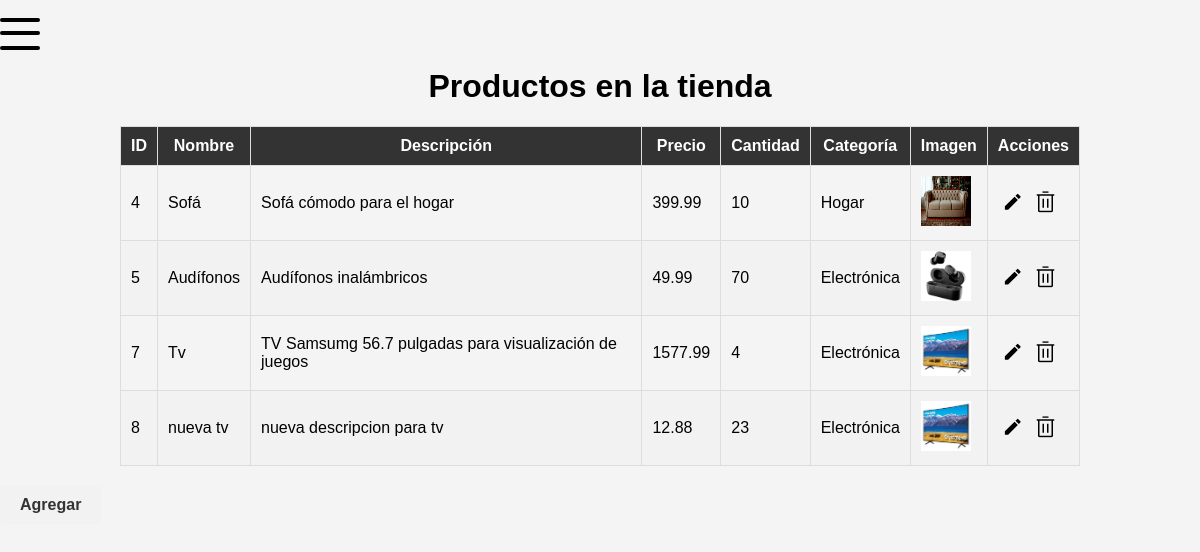
Screenshot of /pages/products.php with the database file from the repository.
### tables this page shows
CREATE TABLE `productos` (
  `producto_id` int NOT NULL AUTO_INCREMENT,
  `nombre` varchar(100) NOT NULL,
  `descripcion` varchar(255) DEFAULT NULL,
  `precio` decimal(10,2) NOT NULL,
  `cantidad_disponible` int NOT NULL,
  `categoria_id` int DEFAULT NULL,
  `imagen` varchar(255) DEFAULT NULL,
  PRIMARY KEY (`producto_id`),
  KEY `categoria_id` (`categoria_id`),
  CONSTRAINT `productos_ibfk_1` FOREIGN KEY (`categoria_id`) REFERENCES `categorias` (`categoria_id`)
);

CREATE TABLE `categorias` (
  `categoria_id` int NOT NULL AUTO_INCREMENT,
  `nombre_categoria` varchar(100) NOT NULL,
  PRIMARY KEY (`categoria_id`)
);

### pages/products.php (the view, shortened to what this page needs)
<?php
include '../config/db_config.php';
?>
<!DOCTYPE html>
<html lang="en">
<head>
    <link rel="stylesheet" href="../css/productos.css">
    <link rel="stylesheet" href="../css/index.css">
</head>
<body>
    <br>
    <label for="burger" class="burger">
        <span></span>
        <span></span>
        <span></span>
    </label>
    <h1>Productos en la tienda</h1>
    <table>
    <thead>
        <tr>
            <th>ID</th>
            <th>Nombre</th>
            <th>Descripción</th>
            <th>Precio</th>
            <th>Cantidad</th>
            <th>Categoría</th>
            <th>Imagen</th>
            <th>Acciones</th>
        </tr>
    </thead>
    <tbody>
        <?php
        $sql = "SELECT p.producto_id, p.nombre, p.descripcion, p.precio, p.cantidad_disponible, c.nombre_categoria, p.imagen
                FROM Productos p
                JOIN Categorias c ON p.categoria_id = c.categoria_id";
        $result = $conn->query($sql);
        if ($result->num_rows > 0) {
            while ($row = $result->fetch_assoc()) {
                echo "<tr>
                        <td>{$row['producto_id']}</td>
                        <td>{$row['nombre']}</td>
                        <td>{$row['descripcion']}</td>
                        <td>{$row['precio']}</td>
                        <td>{$row['cantidad_disponible']}</td>
                        <td>{$row['nombre_categoria']}</td>
                        <td>";
                if (!empty($row['imagen'])) {
                    echo "<img src='../uploads/{$row['imagen']}' alt='Imagen de {$row['nombre']}' width='50' height='50'>";
                } else {
                    echo "Sin imagen";
                }
                echo "</td>
                        <td>
                            <form action='../mgmtProducts/edit_products.php' method='GET' style='display:inline-block;'>
                                <input type='hidden' name='id' value='{$row['producto_id']}'>
                                <button class='btn0'>
                                    <svg viewBox='0 0 24 24' height='17.5' width='17.5' xmlns='http://www.w3.org/2000/svg' class='icon'>
                                        <path d='M3 17.25V21h3.75L17.81 9.94l-3.75-3.75L3 17.25zM20.71 7.04c.39-.39.39-1.02 0-1.41l-2.34-2.34a.9959.9959 0 0 0-1.41 0l-1.83 1.83 3.75 3.75 1.83-1.83z'/>
                                    </svg>
                                </button>
                            </form>
                            <form action='../mgmtProducts/delete_products.php' method='GET' style='display:inline-block;'>
                                <input type='hidden' name='id' value='{$row['producto_id']}'>
                                <button class='btn'>
                                    <svg viewBox='0 0 15 17.5' height='17.5' width='15' xmlns='http://www.w3.org/2000/svg' class='icon'>
                                        <path transform='translate(-2.5 -1.25)' d='M15,18.75H5A1.251,1.251,0,0,1,3.75,17.5V5H2.5V3.75h15V5H16.25V17.5A1.251,1.251,0,0,1,15,18.75ZM5,5V17.5H15V5Zm7.5,10H11.25V7.5H12.5V15ZM8.75,15H7.5V7.5H8.75V15ZM12.5,2.5h-5V1.25h5V2.5Z' id='Fill'></path>
                                    </svg>
                                </button>
                            </form>
                        </td>
                    </tr>";
            }
        } else {
            echo "<tr><td colspan='8'>No hay productos disponibles</td></tr>";
        }
        ?>
    </tbody>
    </table>
    <a href="../mgmtProducts/add_products.php">
        <button class="btn-save">Agregar</button>
    </a>
</body>
</html>

### css/productos.css (style rules this page uses)
body { font-family: Arial, Helvetica, sans-serif; margin: 0; padding: 0; background-color: #f4f4f4; }
h1 { text-align: center; margin-top: 20px; }
table { width: 80%; margin: 20px auto; border-collapse: collapse; }
table, th, td { border: 1px solid #ddd; padding: 10px; }
th { background-color: #333; color: white; }
tr:nth-child(even) { background-color: #f2f2f2; }
.btn { background-color: transparent; position: relative; border: none; }
.btn::after { content: 'delete'; position: absolute; top: -130%; left: 50%; transform: translateX(-50%); width: fit-content; height: fit-content; background-color: rgb(168, 7, 7); padding: 4px 8px; border-radius: 5px; transition: .2s linear; transition-delay: .2s; color: white; text-transform: uppercase; font-size: 12px; opacity: 0; visibility: hidden; }
.icon { transform: scale(1.2); transition: .2s linear; }
.btn0 { background-color: transparent; position: relative; border: none; }
.btn0::after { content: 'edit'; position: absolute; top: -130%; left: 50%; transform: translateX(-50%); width: fit-content; height: fit-content; background-color: rgb(7, 66, 168); padding: 4px 8px; border-radius: 5px; transition: .2s linear; transition-delay: .2s; color: white; text-transform: uppercase; font-size: 12px; opacity: 0; visibility: hidden; }
a { text-decoration: none; }
.btn-save { display: flex; align-items: center; justify-content: center; padding: 10px 20px; border: none; border-radius: 4px; background-color: #f2f2f2; color: #333; font-size: 16px; font-weight: bold; cursor: pointer; transition: background-color 0.3s ease; }

### css/index.css (style rules this page uses)
body { font-family: Arial, Helvetica, sans-serif; margin: 0; padding: 0; background-color: #f4f4f4; }
.burger { position: relative; width: 40px; height: 30px; background: transparent; cursor: pointer; display: block; z-index: 2; }
.burger span { display: block; position: absolute; height: 4px; width: 100%; background: black; border-radius: 9px; opacity: 1; left: 0; transform: rotate(0deg); transition: .25s ease-in-out; }
.burger span:nth-of-type(1) { top: 0px; transform-origin: left center; }
.burger span:nth-of-type(2) { top: 50%; transform: translateY(-50%); transform-origin: left center; }
.burger span:nth-of-type(3) { top: 100%; transform: translateY(-50%); transform-origin: left center; }

### rows the page displays
productos: producto_id "4", nombre "Sofá", descripcion "Sofá cómodo para el hogar", precio "399.99", cantidad_disponible "10", categoria.nombre_categoria "Hogar", imagen (picture)
productos: producto_id "5", nombre "Audífonos", descripcion "Audífonos inalámbricos", precio "49.99", cantidad_disponible "70", categoria.nombre_categoria "Electrónica", imagen (picture)
productos: producto_id "7", nombre "Tv", descripcion "TV Samsumg 56.7 pulgadas para visualización de juegos", precio "1577.99", cantidad_disponible "4", categoria.nombre_categoria "Electrónica", imagen (picture)
productos: producto_id "8", nombre "nueva tv", descripcion "nueva descripcion para tv", precio "12.88", cantidad_disponible "23", categoria.nombre_categoria "Electrónica", imagen (picture)
